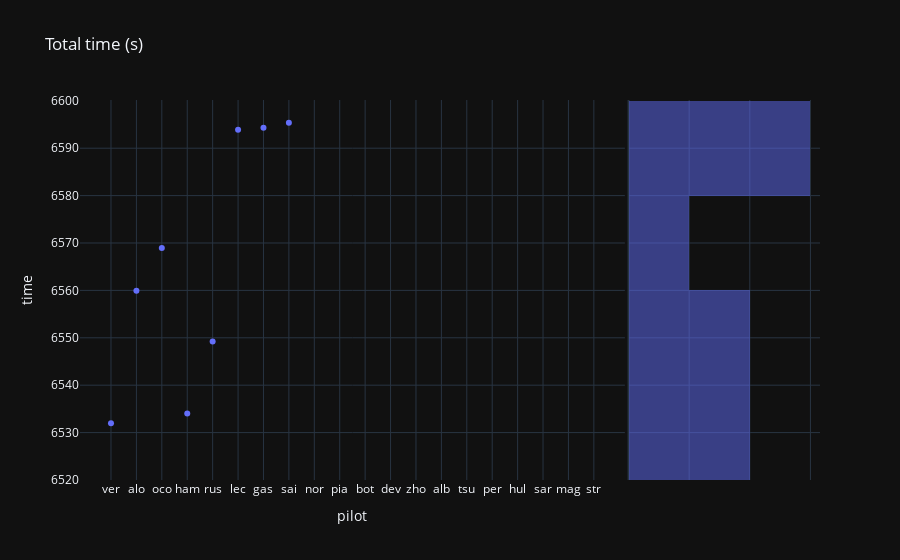

Notebook source saved alongside this figure:
### Code cell
px.scatter(last_gp, x="pilot", y="time", title="Total time (s)", marginal_y="histogram", template="plotly_dark")
# no data displayed if the pilot didn't finish or had one lap of delay

### Figure 1 — Plotly figure (JSON) as saved in the notebook; plotly's stock layout.template omitted (floating-point values rounded to 4 significant figures)
{"data": [{"hovertemplate": "pilot=%{x}<br>time=%{y}<extra></extra>", "legendgroup": "", "marker": {"color": "#636efa", "symbol": "circle"}, "mode": "markers", "name": "", "orientation": "v", "showlegend": false, "type": "scatter", "x": ["ver", "alo", "oco", "ham", "rus", "lec", "gas", "sai", "nor", "pia", "bot", "dev", "zho", "alb", "tsu", "per", "hul", "sar", "mag", "str"], "xaxis": "x", "y": [6532.0, 6560.0, 6569.0, 6534.0, 6549.0, 6594.0, 6594.0, 6595.0, null, null, null, null, null, null, null, null, null, null, null, null], "yaxis": "y"}, {"alignmentgroup": "True", "bingroup": "y", "hovertemplate": "time=%{y}<br>count=%{x}<extra></extra>", "legendgroup": "", "marker": {"color": "#636efa"}, "name": "", "offsetgroup": "", "opacity": 0.5, "showlegend": false, "type": "histogram", "xaxis": "x2", "y": [6532.0, 6560.0, 6569.0, 6534.0, 6549.0, 6594.0, 6594.0, 6595.0, null, null, null, null, null, null, null, null, null, null, null, null], "yaxis": "y2"}], "layout": {"barmode": "overlay", "legend": {"tracegroupgap": 0}, "title": {"text": "Total time (s)"}, "xaxis": {"anchor": "y", "domain": [0, 0.7363], "title": {"text": "pilot"}}, "xaxis2": {"anchor": "y2", "domain": [0.7413, 1], "matches": "x2", "showgrid": true, "showline": false, "showticklabels": false, "ticks": ""}, "yaxis": {"anchor": "x", "domain": [0, 1], "title": {"text": "time"}}, "yaxis2": {"anchor": "x2", "domain": [0, 1], "matches": "y", "showgrid": true, "showticklabels": false}}}
